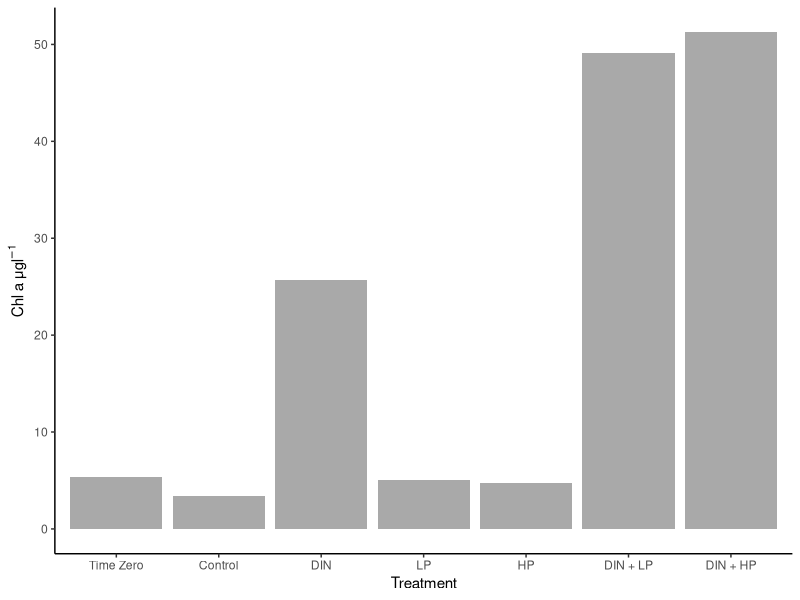
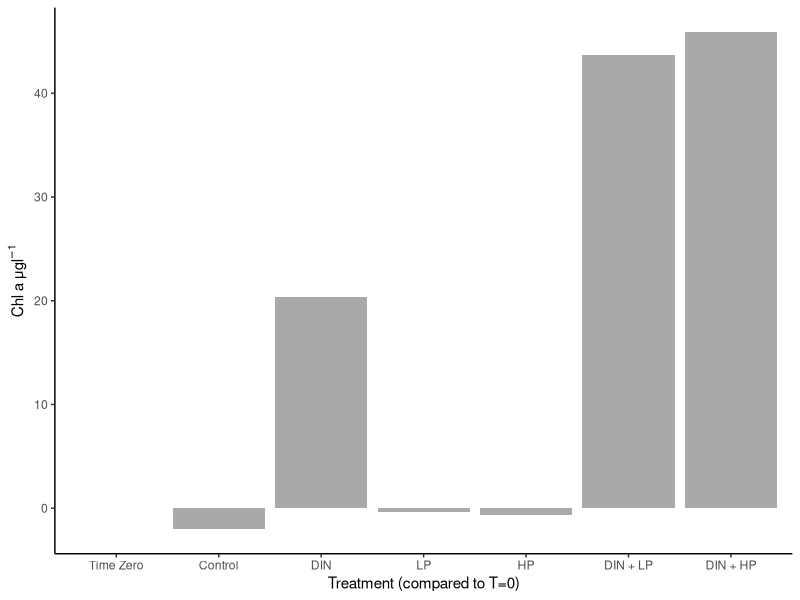
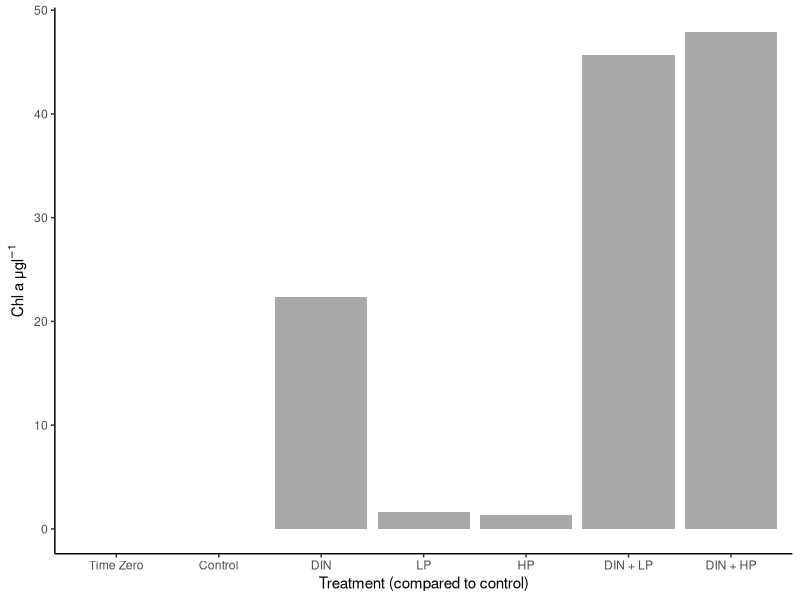
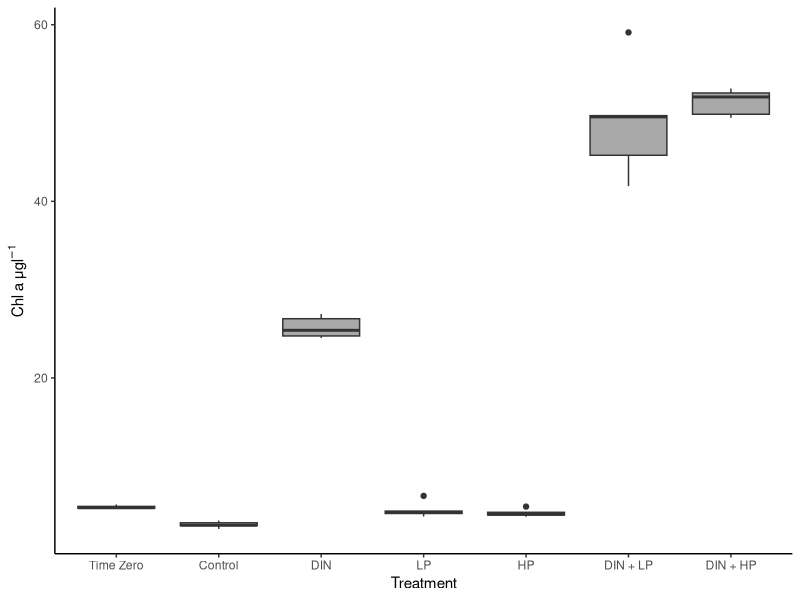

Reproduce these figures in R, in order.
#2023-06-22
#CDS

#practice analyzing bioassay 2

library(tidyverse)
library(dplyr)
library(lubridate)
library(readxl)
library(ggplot2)
library(car)
library(rstatix)

install.packages("ggpubr")
library(ggpubr)

#import data

bioassay_2 = read_excel("data/2023-06-08_bioassay_2.xlsx", sheet = "Chl")

summary(bioassay_2)
glimpse(bioassay_2)

#find average per treatment

bioassay_2_avg = bioassay_2 %>%
  group_by(Other) %>%
  summarise(mean_chl = mean(ALL_Chl_a))

bioassay_2_avg

#create figure - bar graph based on average per treatment 

bioassay_2_fig_1 = ggplot() +
  geom_col(aes(x = fct_relevel(Other, "T_0", "Control", "DIN", "LP", "HP", "DIN_LP", "DIN_HP"), 
               y = mean_chl),
           fill = "darkgrey",
           data = bioassay_2_avg) +
  xlab("Treatment") +
  ylab(expression(paste("Chl a \u03BCg", l^-1))) +
  scale_x_discrete(labels= c("T_0" = "Time Zero", "Control" = "Control", "DIN" = "DIN", "LP" = "LP", "HP" = "HP", "DIN_LP" = "DIN + LP", "DIN_HP" = "DIN + HP")) +
  theme_classic() 
ggsave(bioassay_2_fig_1, filename = "figures/bioassay_2_fig_1.png",
       device = "png", height = 7, width = 11)

#anova to compare treatments

leveneTest(bioassay_2$ALL_Chl_a ~ bioassay_2$Other)

oneway.test(ALL_Chl_a ~ Other,
            data = bioassay_2,
            var.equal = FALSE)

bioassay_2_post_hoc = games_howell_test(formula = ALL_Chl_a ~ Other,
                                        data = bioassay_2, 
                                        conf.level = 0.95, 
                                        detailed = FALSE)

print(bioassay_2_post_hoc, n = 22)

#####################################################################################

#net changes

bioassay_2.2 = read_excel("data/bioassay_2.2.xlsx", sheet = 2)

bioassay_2_fig_2 = ggplot() +
  geom_col(aes(x = fct_relevel(Treatment, "T_0", "Control", "DIN", "LP", "HP", "DIN_LP", "DIN_HP"), 
               y = Chl_a_change_t0),
           fill = "darkgrey",
           data = bioassay_2.2) +
  xlab("Treatment (compared to T=0)") +
  ylab(expression(paste("Chl a \u03BCg", l^-1))) +
  scale_x_discrete(labels= c("T_0" = "Time Zero", "Control" = "Control", "DIN" = "DIN", "LP" = "LP", "HP" = "HP", "DIN_LP" = "DIN + LP", "DIN_HP" = "DIN + HP")) +
  theme_classic() 
ggsave(bioassay_2_fig_2, filename = "figures/bioassay_2_fig_2.png",
       device = "png", height = 7, width = 11)

bioassay_2_fig_3 = ggplot() +
  geom_col(aes(x = fct_relevel(Treatment, "T_0", "Control", "DIN", "LP", "HP", "DIN_LP", "DIN_HP"), 
               y = Chl_a_change_control),
           fill = "darkgrey",
           data = bioassay_2.2) +
  xlab("Treatment (compared to control)") +
  ylab(expression(paste("Chl a \u03BCg", l^-1))) +
  scale_x_discrete(labels= c("T_0" = "Time Zero", "Control" = "Control", "DIN" = "DIN", "LP" = "LP", "HP" = "HP", "DIN_LP" = "DIN + LP", "DIN_HP" = "DIN + HP")) +
  theme_classic() 
ggsave(bioassay_2_fig_3, filename = "figures/bioassay_2_fig_3.png",
       device = "png", height = 7, width = 11)

#################################################################

#boxplots

bioassay_2_fig_4 = ggplot() +
  geom_boxplot(aes(x = fct_relevel(Other, "T_0", "Control", "DIN", "LP", "HP", "DIN_LP", "DIN_HP"), 
                   y = ALL_Chl_a),
               fill = "darkgrey",
               data = bioassay_2) +
  xlab("Treatment") +
  ylab(expression(paste("Chl a \u03BCg", l^-1))) +
  scale_x_discrete(labels= c("T_0" = "Time Zero", "Control" = "Control", "DIN" = "DIN", "LP" = "LP", "HP" = "HP", "DIN_LP" = "DIN + LP", "DIN_HP" = "DIN + HP")) +
  theme_classic() 
ggsave(bioassay_2_fig_4, filename = "figures/bioassay_2_fig_4.png",
       device = "png", height = 7, width = 11)